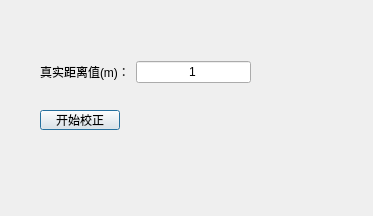
<?xml version="1.0" encoding="UTF-8"?>
<ui version="4.0">
 <class>autoCalibration_Dialog</class>
 <widget class="QDialog" name="autoCalibration_Dialog">
  <property name="geometry">
   <rect>
    <x>0</x>
    <y>0</y>
    <width>373</width>
    <height>216</height>
   </rect>
  </property>
  <property name="windowTitle">
   <string>相机自动校正窗口</string>
  </property>
  <property name="windowIcon">
   <iconset resource="imgsource.qrc">
    <normaloff>:/new/prefix1/images/ccPivotAuto.png</normaloff>:/new/prefix1/images/ccPivotAuto.png</iconset>
  </property>
  <widget class="QPushButton" name="startCalibration_pushButton">
   <property name="geometry">
    <rect>
     <x>40</x>
     <y>110</y>
     <width>80</width>
     <height>20</height>
    </rect>
   </property>
   <property name="text">
    <string>开始校正</string>
   </property>
  </widget>
  <widget class="QLabel" name="status_label">
   <property name="geometry">
    <rect>
     <x>140</x>
     <y>110</y>
     <width>111</width>
     <height>16</height>
    </rect>
   </property>
   <property name="text">
    <string/>
   </property>
  </widget>
  <widget class="QWidget" name="layoutWidget">
   <property name="geometry">
    <rect>
     <x>40</x>
     <y>60</y>
     <width>211</width>
     <height>24</height>
    </rect>
   </property>
   <layout class="QHBoxLayout" name="horizontalLayout">
    <item>
     <widget class="QLabel" name="label">
      <property name="text">
       <string>真实距离值(m)：</string>
      </property>
     </widget>
    </item>
    <item>
     <widget class="QLineEdit" name="lineEdit">
      <property name="text">
       <string>1</string>
      </property>
      <property name="alignment">
       <set>Qt::AlignCenter</set>
      </property>
     </widget>
    </item>
   </layout>
  </widget>
 </widget>
 <resources>
  <include location="imgsource.qrc"/>
 </resources>
 <connections/>
</ui>
